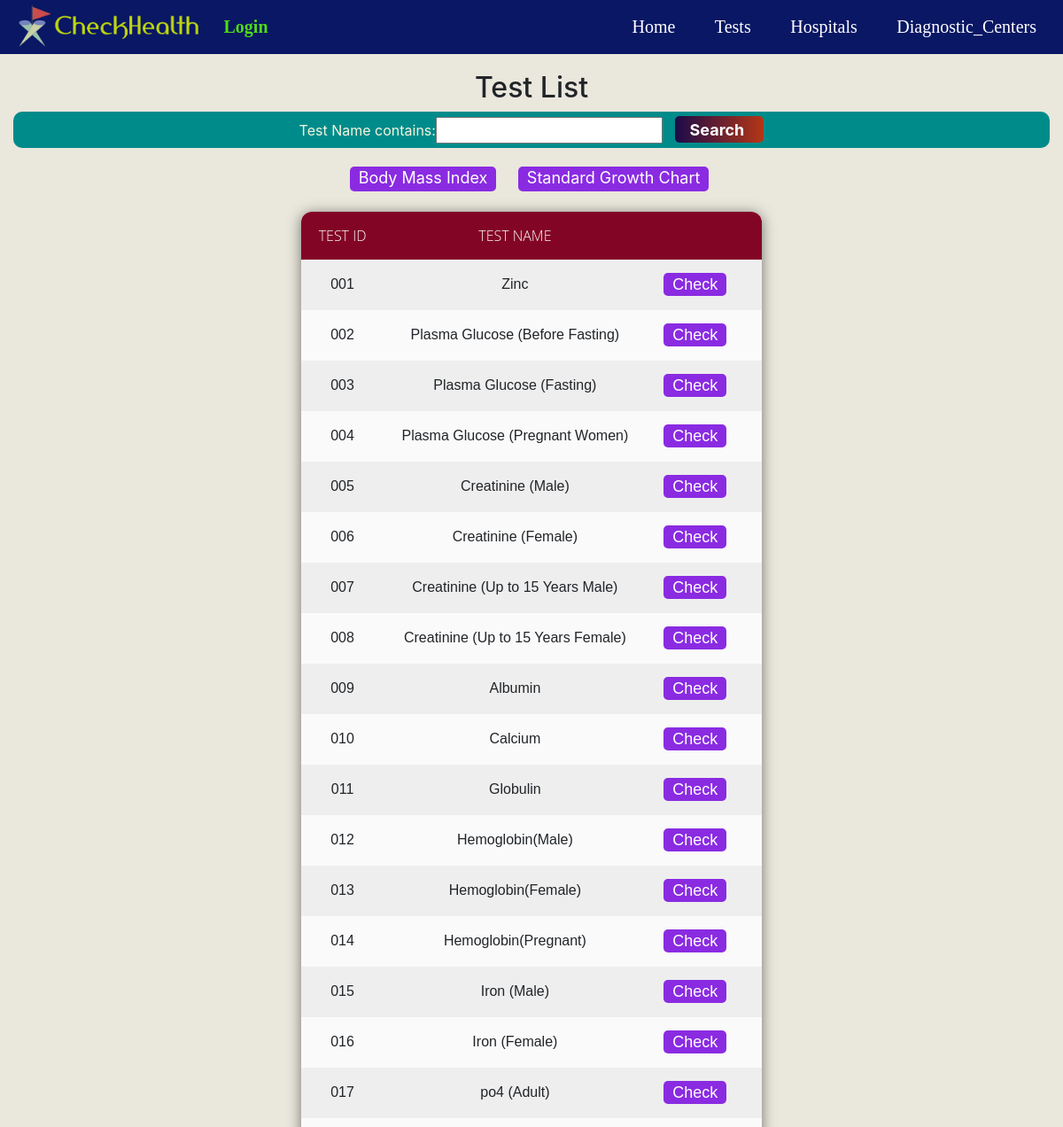
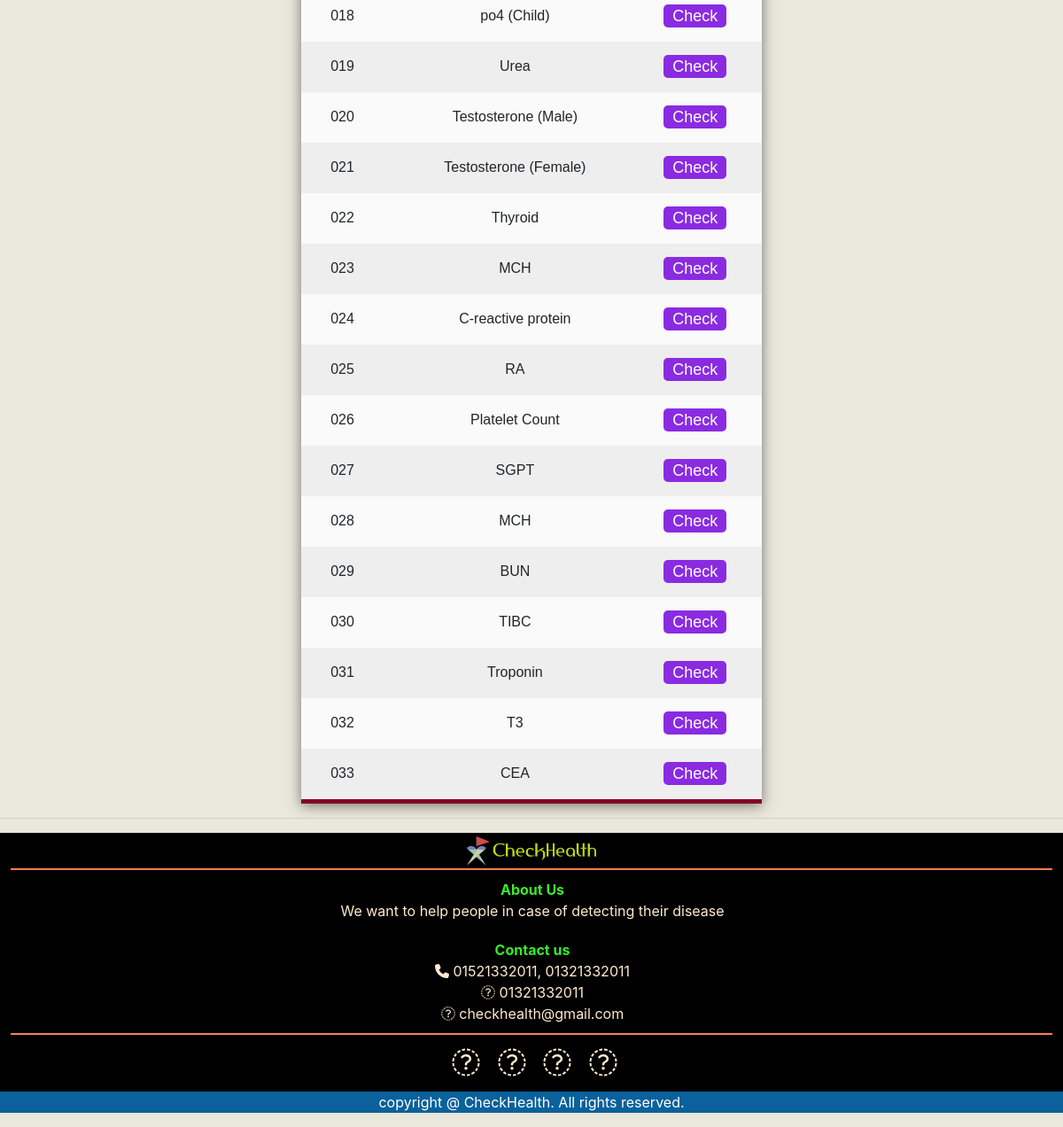
The page /show on the database its author committed (2 pictures, top to bottom).
### SARZS/models.py (models this page shows)
class test(models.Model):
    tid = models.CharField(max_length=10, null=True)
    Test_Name = models.CharField(max_length=100, null=True)
    tmin = models.FloatField()
    tmax = models.FloatField()
    treference = models.CharField(max_length=100, null=True)
    tunit = models.CharField(max_length=100, null=True)
    tdoctor = models.CharField(max_length=100, null=True)
    tdescription = models.TextField(null=True)
    thigh_disease = models.CharField(max_length=100, null=True)
    tlow_disease = models.CharField(max_length=100, null=True)
    thigh_advice = models.TextField(null=True)
    tlow_advice = models.TextField(null=True)

### SARZS/views.py (the view)
# urls.py: path('show', show, name='show'),
def show(request):
    table_test = test.objects.all()
    myFilter = testFilter(request.GET, queryset=table_test)
    table_test = myFilter.qs
    return render(request, 'htmls/show.html', {'table_test': table_test, 'myFilter': myFilter})

### SARZS/templates/htmls/show.html (shortened to what this page needs)
{% extends 'htmls/main.html' %}
{% block content %}
<head>
</head>
<body>
    <h2 style="text-align: center;">Test List</h2>
    <div class="bar">
    <form method="GET">
        {{myFilter.form}}
        <button class="submit_button" type="submit">Search</button>
    </form>
    </div>
    <div class="special">
        <a class="special_button" href="{% url 'BMI' %}">Body Mass Index</a>
        <a class="special_button" href="{% url 'growth' %}">Standard Growth Chart</a>
    </div>
    <table>
        <tr>
            <th>Test Id</th>
            <th>Test Name</th>
            <th></th>
        </tr>
        {% for i in table_test %}
        <tr>
            <td>{{ i.tid }}</td>
            <td >{{ i.Test_Name }}</td>
            <td>
                <a class="button" href="{% url 'check' i.id %}">Check</a>
            </td>
        </tr>
        {% endfor %}
    </table>
</body>
{% endblock %}

### SARZS/templates/htmls/main.html (style rules this page uses)
body { background: #EAE7DC; }

### SARZS/templates/htmls/navBar.html (style rules this page uses)
html, body { margin: 0; padding: 0; width: 100%; }

### SARZS/templates/htmls/show.html (style rules this page uses)
.bar { text-align: center; background-color: darkcyan ; border-radius: 10px; color: beige; }
.submit_button { height: 30px; width: 100px; background: -webkit-linear-gradient(left, #1b0b49, #b43616); border: none; color: #fff; padding-left: 0; border-radius: 5px; font-size: 18px; font-weight: bold; cursor: pointer; text-align: center; margin-top: 5px; margin-left: 10px; }
table { margin: auto; border-collapse: collapse; border-spacing: 0; box-shadow: 0 2px 15px rgba(64,64,64,.7); border-radius: 12px 12px 0 0; margin-top: 5px; overflow: hidden; }
td , th { padding: 15px 20px; text-align: center; }
th { background-color: rgb(131, 5, 37); color: #fafafa; font-family: 'Open Sans',Sans-serif; font-weight: 200; text-transform: uppercase; }
tr { width: 100%; background-color: #fafafa; font-family: 'Montserrat', sans-serif; }
tr:nth-child(even) { background-color: #eeeeee; }
tr:last-of-type { border-bottom: 5px solid rgb(131, 5, 37); }
.button { font-size: 18px; color: white ; background-color: blueviolet; margin-right: 20px; padding-top: 3px; padding-bottom: 3px; padding-left: 10px; padding-right: 10px; border-radius: 5px; }
.special { padding-left: 15px; padding-top: 20px; text-align: center; padding-bottom: 20px; }
.special_button { font-size: 18px; color: white ; background-color: blueviolet; margin-right: 20px; padding-top: 2px; padding-bottom: 5px; padding-left: 10px; padding-right: 10px; border-radius: 5px; }

### rows shown on the page
test: tid "001", Test_Name "Zinc"
test: tid "002", Test_Name "Plasma Glucose (Before Fasting)"
test: tid "003", Test_Name "Plasma Glucose (Fasting)"
test: tid "004", Test_Name "Plasma Glucose (Pregnant Women)"
test: tid "005", Test_Name "Creatinine (Male)"
test: tid "006", Test_Name "Creatinine (Female)"
test: tid "007", Test_Name "Creatinine (Up to 15 Years Male)"
test: tid "008", Test_Name "Creatinine (Up to 15 Years Female)"
test: tid "009", Test_Name "Albumin"
test: tid "010", Test_Name "Calcium"
test: tid "011", Test_Name "Globulin"
test: tid "012", Test_Name "Hemoglobin(Male)"
test: tid "013", Test_Name "Hemoglobin(Female)"
test: tid "014", Test_Name "Hemoglobin(Pregnant)"
test: tid "015", Test_Name "Iron (Male)"
test: tid "016", Test_Name "Iron (Female)"
test: tid "017", Test_Name "po4 (Adult)"
test: tid "018", Test_Name "po4 (Child)"
test: tid "019", Test_Name "Urea"
test: tid "020", Test_Name "Testosterone (Male)"
test: tid "021", Test_Name "Testosterone (Female)"
test: tid "022", Test_Name "Thyroid"
test: tid "023", Test_Name "MCH"
test: tid "024", Test_Name "C-reactive protein"
test: tid "025", Test_Name "RA"
test: tid "026", Test_Name "Platelet Count"
test: tid "027", Test_Name "SGPT"
test: tid "028", Test_Name "MCH"
test: tid "029", Test_Name "BUN"
test: tid "030", Test_Name "TIBC"
test: tid "031", Test_Name "Troponin"
test: tid "032", Test_Name "T3"
test: tid "033", Test_Name "CEA"
